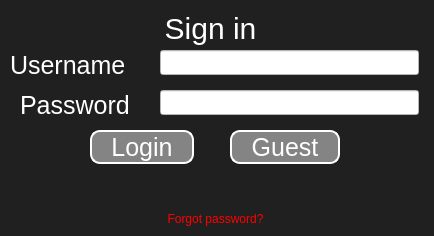
<?xml version="1.0" encoding="UTF-8"?>
<ui version="4.0">
 <class>Form</class>
 <widget class="QWidget" name="Form">
  <property name="geometry">
   <rect>
    <x>0</x>
    <y>0</y>
    <width>434</width>
    <height>236</height>
   </rect>
  </property>
  <property name="windowTitle">
   <string>Form</string>
  </property>
  <property name="styleSheet">
   <string notr="true">background-color: rgb(32,32,32);</string>
  </property>
  <widget class="QPushButton" name="guestButton">
   <property name="geometry">
    <rect>
     <x>230</x>
     <y>130</y>
     <width>110</width>
     <height>34</height>
    </rect>
   </property>
   <property name="styleSheet">
    <string notr="true">QPushButton{
border-style: outset;
border-width: 2px;
    border-radius: 10px;
background-color: rgb(132,132,132);
font-size: 25px;
color: rgb(255,255,255);
}</string>
   </property>
   <property name="text">
    <string>  Guest  </string>
   </property>
  </widget>
  <widget class="QLabel" name="loginLabel">
   <property name="geometry">
    <rect>
     <x>100</x>
     <y>10</y>
     <width>221</width>
     <height>36</height>
    </rect>
   </property>
   <property name="styleSheet">
    <string notr="true">QLabel{
color:rgb(255,255,255);
font-size: 30px;
}</string>
   </property>
   <property name="text">
    <string>Sign in</string>
   </property>
   <property name="alignment">
    <set>Qt::AlignCenter</set>
   </property>
  </widget>
  <widget class="QLabel" name="userLabel">
   <property name="geometry">
    <rect>
     <x>10</x>
     <y>50</y>
     <width>131</width>
     <height>30</height>
    </rect>
   </property>
   <property name="styleSheet">
    <string notr="true">QLabel{
color:rgb(255,255,255);
font-size: 25px;
}</string>
   </property>
   <property name="text">
    <string>Username</string>
   </property>
  </widget>
  <widget class="QPushButton" name="loginButton">
   <property name="geometry">
    <rect>
     <x>90</x>
     <y>130</y>
     <width>104</width>
     <height>34</height>
    </rect>
   </property>
   <property name="styleSheet">
    <string notr="true">QPushButton{
border-style: outset;
border-width: 2px;
border-radius: 10px;
font-size: 25px;
background-color: rgb(132,132,132);
color: rgb(255,255,255);
}</string>
   </property>
   <property name="text">
    <string>  Login  </string>
   </property>
  </widget>
  <widget class="QPushButton" name="forgotPassButton">
   <property name="geometry">
    <rect>
     <x>40</x>
     <y>210</y>
     <width>351</width>
     <height>17</height>
    </rect>
   </property>
   <property name="styleSheet">
    <string notr="true">QPushButton{
	border-style: outset;
	border-width: 0px;
	color: red;
}</string>
   </property>
   <property name="text">
    <string>Forgot password?</string>
   </property>
  </widget>
  <widget class="QLabel" name="passLabel">
   <property name="geometry">
    <rect>
     <x>20</x>
     <y>90</y>
     <width>121</width>
     <height>30</height>
    </rect>
   </property>
   <property name="styleSheet">
    <string notr="true">QLabel{
color:rgb(255,255,255);
font-size: 25px;
}</string>
   </property>
   <property name="text">
    <string>Password</string>
   </property>
  </widget>
  <widget class="QLineEdit" name="userLineField">
   <property name="geometry">
    <rect>
     <x>160</x>
     <y>50</y>
     <width>259</width>
     <height>25</height>
    </rect>
   </property>
   <property name="styleSheet">
    <string notr="true">background-color: rgb(255, 255, 255);</string>
   </property>
  </widget>
  <widget class="QLineEdit" name="passLineField">
   <property name="geometry">
    <rect>
     <x>160</x>
     <y>90</y>
     <width>259</width>
     <height>25</height>
    </rect>
   </property>
   <property name="styleSheet">
    <string notr="true">background-color: rgb(255, 255, 255);</string>
   </property>
   <property name="echoMode">
    <enum>QLineEdit::Password</enum>
   </property>
  </widget>
  <widget class="QLabel" name="labelInfo">
   <property name="geometry">
    <rect>
     <x>3</x>
     <y>180</y>
     <width>431</width>
     <height>20</height>
    </rect>
   </property>
   <property name="layoutDirection">
    <enum>Qt::LeftToRight</enum>
   </property>
   <property name="styleSheet">
    <string notr="true">QLabel{
	text-align: center;
}</string>
   </property>
   <property name="text">
    <string/>
   </property>
  </widget>
 </widget>
 <resources/>
 <connections/>
</ui>
